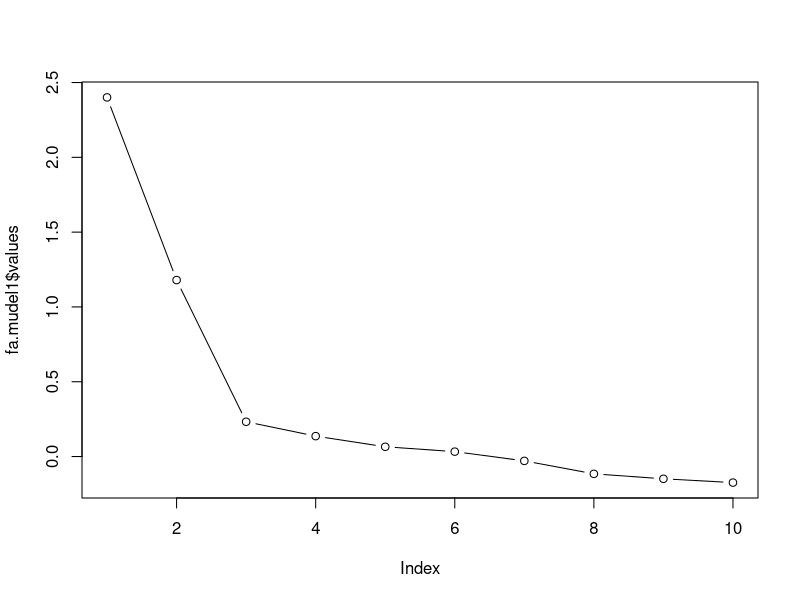
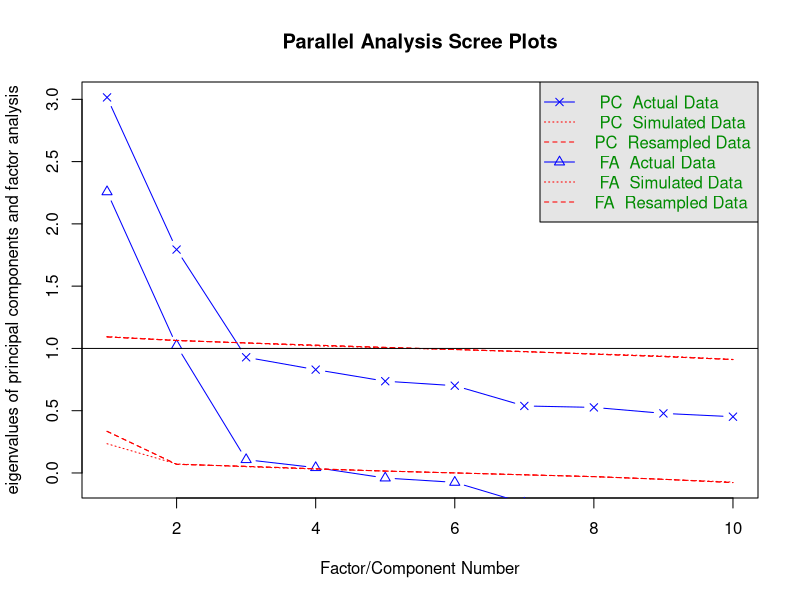

These figures' R source, in order: (Note: this script raises an error after producing the figures.)
## Kvantitatiivsed mudelid käitumisteadustes
## Praktikum nr 5: eksploratiivne faktoranalüüs
## 15.04.2016


# installime vajalikud lisamoodulid
install.packages("psych")
install.packages("GPArotation")
library(psych)
library(GPArotation)


bfi <- read.csv("bfi.csv")
?bfi
?bfi.dictionary
# teeme uue tabeli bfi2, millesse jätame alles tabeli bfi 10 esimest tulpa
bfi2 <- bfi[,1:10]

# Bartletti test: kas korrelatsioonimaatriksis on liiga palju nõrku korrelatsioone
cortest.bartlett(bfi2)

# Teeme toorandmetest korrelatsioonimaatriksi 
bfi2matrix <- round(cor(bfi2, use="complete"), 2)
bfi2matrix

# Avutame korrelatsioonimaatriksi determinandi. See näitab, kas andmestikul on probleeme multikollineaarsusega ehk liiga tugevate korrelatsioonidega muutujate vahel
det(bfi2matrix)

## FAKTORMUDELI KOOSTAMINE
# Teeme 2-faktorilise mudeli kasutades toorandmeid, maximum likelihood meetodi faktorite leidmiseks ja varimax meetodi pööramiseks
fa.mudel1 <- fa(bfi2, nfactors=2, rotate="varimax", fm="ml", scores=TRUE)

# Sama mudeli saaksime korrelatsioonimaatriksi abil
fa.mudel1.maatriksiga <- fa(bfi2matrix, n.obs=2800, nfactors=2, rotate="varimax", fm="ml")

# Analoogne mudel kasutades peakomponentide analüüsi
pc.mudel1 <- principal(bfi2, nfactors=2, rotate="varimax", scores=TRUE)

## FAKTORMUDELI VÄLJUND
# vaatame faktormudeli väljundit
print.psych(fa.mudel1, cut=0.3)

# Teeme pööramata faktormudeli...
fa.mudel2 <- fa(bfi2, nfactors=2, rotate="none")
# ... ja vaatame selle faktorlaadungite tabelit
fa.mudel2$loadings

# Teeme 2-faktorilise mudeli kasutades kaldnurkset pööramist
fa.mudel3 <- fa(bfi2, nfactors=2, rotate="oblimin", fm="ml")
print.psych(fa.mudel3, cut=0.3)


##FAKTORSKOORID
# Eraldame mudelist faktorskoorid ja paneme need uude tabelisse
skoorid <- data.frame(fa.mudel1$scores)
head(skoorid)

# Anname tabelis olevatele muutujatele uued nimed
colnames(skoorid) <- c("C", "A")

#ÜLESANNE 1
# Uurime t-testi abil, kas sotsiaalsuse faktori osas erineb soolisi erinevusi

#ÜLESANNE 2
# Kas sotsiaalsuse faktori ja vanuse vahel on oluline seos?


# LISA. Cronbachi alfa
alpha(bfi2[, 1:5])
# sama, kuid anname ette ka väidete suuna
alpha(bfi2[, 1:5], keys=c(-1, 1, 1, 1, 1))


## FAKTORITE ARVU MÄÄRAMINE
# kui faktorite arv pole täpselt teada?
# faktormudelist saame ainult omaväärtused kätte nii
fa.mudel1$values

# omaväärtuste graafik Cattelli kriteeriumi hindamiseks
plot(fa.mudel1$values, type="b")

# paralleelanalüüs faktorite arvu määramiseks
fa.parallel(bfi2)

## ÜLESANDED 3

# 1.  Uurige Bartletti testi ja korrelatsioonimaatriksi determinandi abil, kas andmestikul on probleeme
# liiga nõrkade või liiga tugevate muutujatevaheliste seoste rohkusega. (Kuna soovime faktoranalüüsi
# kaasata ainult omaduste hinnangud ja mitte vastaja vanust, oleks mõistlik vanus välja jätta. Seda
# saab teha andes funktsioonidele ette mitte terve tabeli omadused vaid tabeli ilma 17. tunnuseta:
# omadused[,-17])
bfom <- omadused[,-17]
cortest.bartlett(bfom)#bartlett test näitab, kas maatriksis on liiga palju nõrku korrelatsioone; p-väärtus üle 0.05
#näitab, et nõrkade korrleatsiooniseoste rohkust - probleeme selle rohkusega
#Vaatame ka korrelatsioonimaatriksit - nt, kui on näha, et on probleeme, siis tasub cor() abil nõrgad seosed üles otsida:
#cor(na.omit(bfom))
ommatrix <- round(cor(bfom, use="complete"), 2)
ommatrix

#multikolineaarsuse testimine: 
det(ommatrix)# korrelatsioonimaatriksi determinandi abil saame uurida vastupidise probleemi ehk liiga tugevate
# korrelatsioonide esinemist
# Probleemi olemasolu näitab deteminandi väärtus alla 0.00001-e.


# 2. üritage kindlaks määrata mõistlik faktorite arv. Kui me faktorite arvu ette ei tea, võiks alustuseks
# teha mõne suurema faktorite arvuga mudeli. Vaadake omaväärtusi ja tehke omaväärtuste graafik.
# Millist faktorite arvu soovitavad Kaiseri ja Cattelli kriteeriumid? Millist faktorite arvu soovitab
# paralleelanalüüs? Kui päris ühest vastust ei saa, proovige teha paar erinevat mudelit ja vaadake
# nende faktorlaadungite tabelit. Milline mudel oleks kõige lihtsamini tõlgendatav?

#omaväärtused saame faktormudelist kätte, kui lisame mudelinime lõppu dollari märgi ja values:
#mudeli teeme psych mooduli abil, kasutame funktsiooni fa:
om.m1 <- fa(omadused, nfactors=3, rotate ="varimax", fm="ml", scores =TRUE)
om.m1$values
plot(om.m1$values, tyoe ="b")
fa.parallel(omadused)

# 3. Kas esineb muutujaid, mida tasuks välja jätta (ei laadu ühelegi faktorile tugevalt, laadub rohkem
# kui ühele enam-vähem võrdselt, teistest muutujatest oluliselt madalam kommunaliteet)?
print.psych(om.m1, cut=0.3, sort=TRUE)



# 4. Proovige nii täisnurkset kui kaldnurkset pööramist. Millised on kaldnurkse pööramise puhul faktoritevahelised
# korrelatsioonid? Kas nende põhjal oleks kaldnurkselt pööratud faktorlahend antud juhul õigustatud?

#pööramata:
fa.2 <- fa(omadused, nfactors=3, rotate ="none")
fa.2$loadings

fa.3 <- fa(omadused, nfactors=3, rotate ="oblimin")#kaldnurkne pööramine
fa.3$loadings

fa.4 <- fa(omadused, nfactors=3, rotate ="varimax")#ortogonaalne pööramine 
fa.4$loadings



# 5. Kui olete parima mudeli välja valinud, katsuge faktoreid tõlgendada ja pange neile nimed.


# 6. Kui suure osa kogu andmestiku variatiivsusest need faktorid ära kirjeldavad?

# Lisaks laadungitele on tabeli paremas servas veel paar tulpa. Tulbas nimega h2 paiknevad kommunaliteedid,
# mis naitavad kui suure osa muutuja variatiivususest faktorid summaarselt ara kirjeldavad.
print.psych(fa.4, cut=0.3, sort=TRUE)


# 7. Arvutage välja faktorskoorid. Uurige regressioonimudeli abil, kas mõne faktori skoorid seostuvad
# vastaja vanusega.
skoorid <- data.frame(fa.4$scores)
head(skoorid)
str(omadused)
summary(lm(skoorid$MR1~ omadused$vanus))
summary(lm(skoorid$MR2~ omadused$vanus))
summary(lm(skoorid$MR3~ omadused$vanus))


# 8. Arvutage välja faktoritele vastavate alaskaalade Cronbachi alfad. Kas nende väärtusi võib pidada rahuldavaks?
library(dplyr)
alpha(select(bfom, vastutustundetu, hooletu, j_rjekindlusetu, p_simatu, korralik, ettevaatlik),check.keys=TRUE)# jagada kolmeks
alpha(select(bfom, eraldihoidev, seltskondlik, loid, vaikne, kartlik, salatseja),check.keys=TRUE)# jagada kolmeks
alpha(select(bfom, h_irimatu, muretu, pingevaba, enesekindel),check.keys=TRUE)# jagada kolmeks
